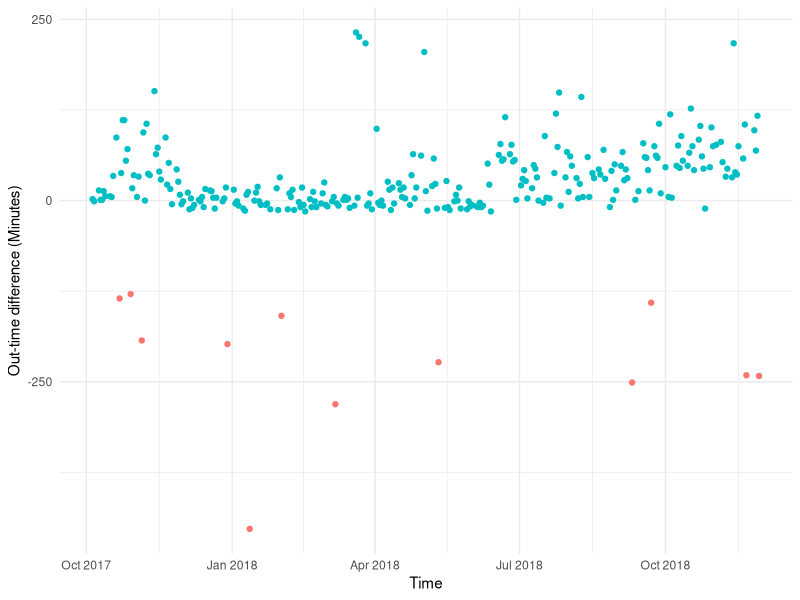
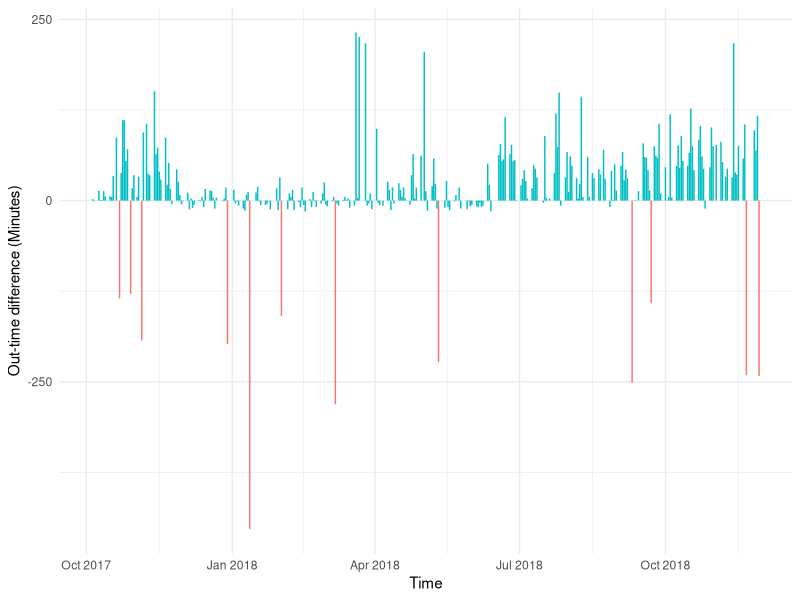
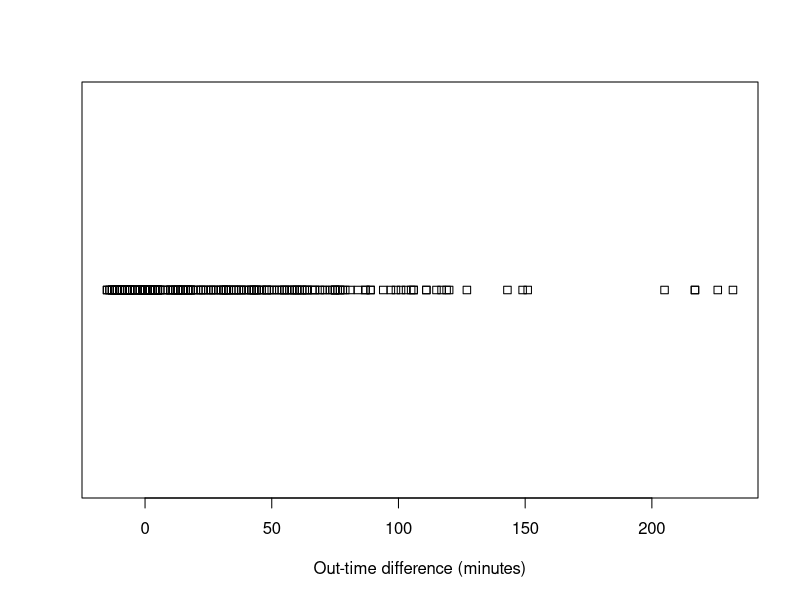
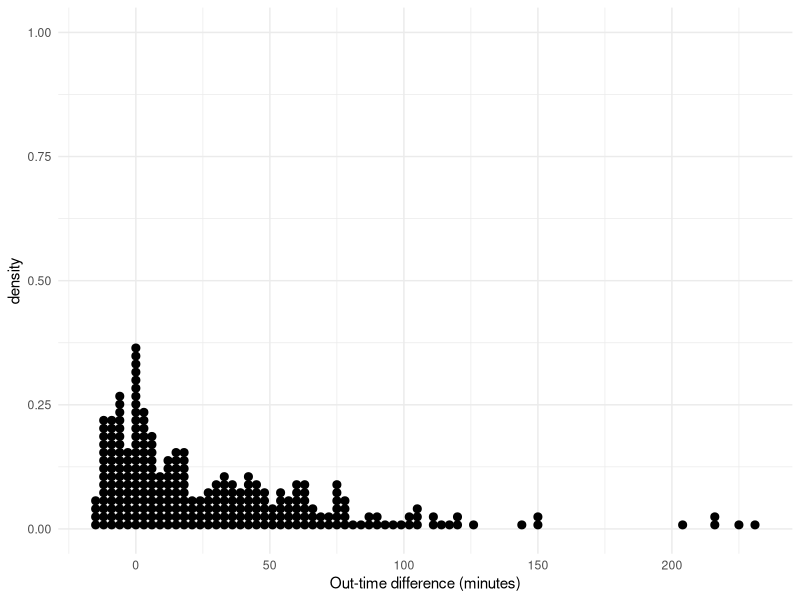
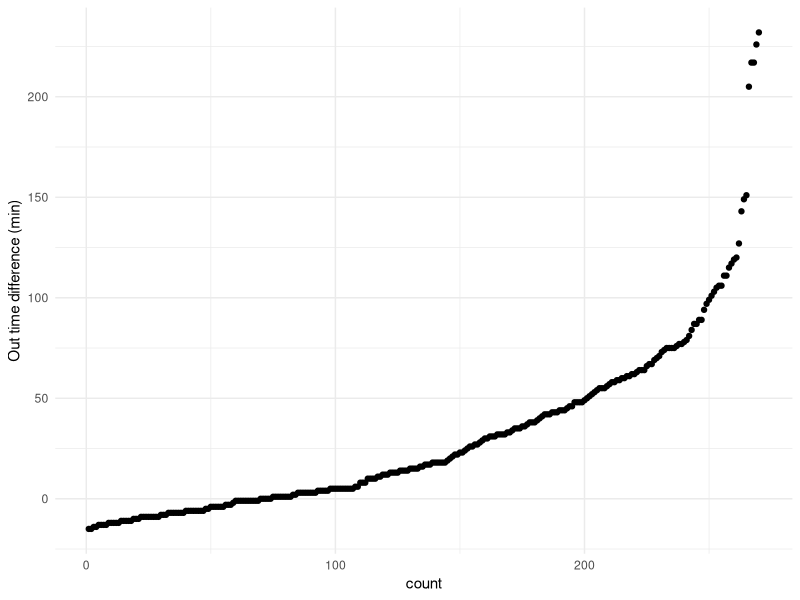
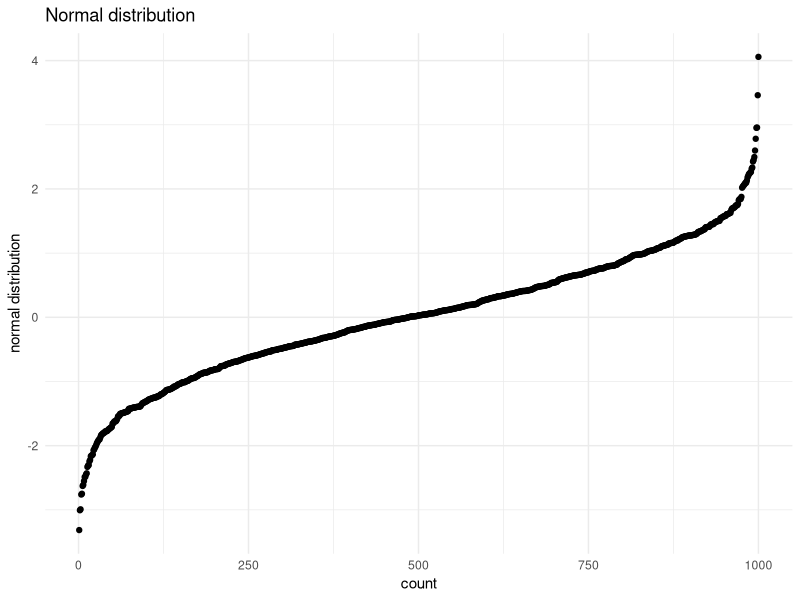
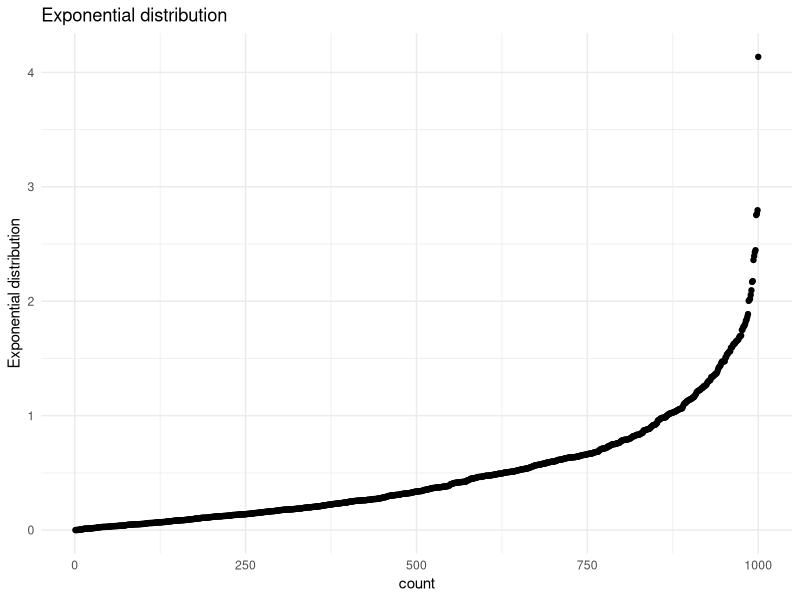
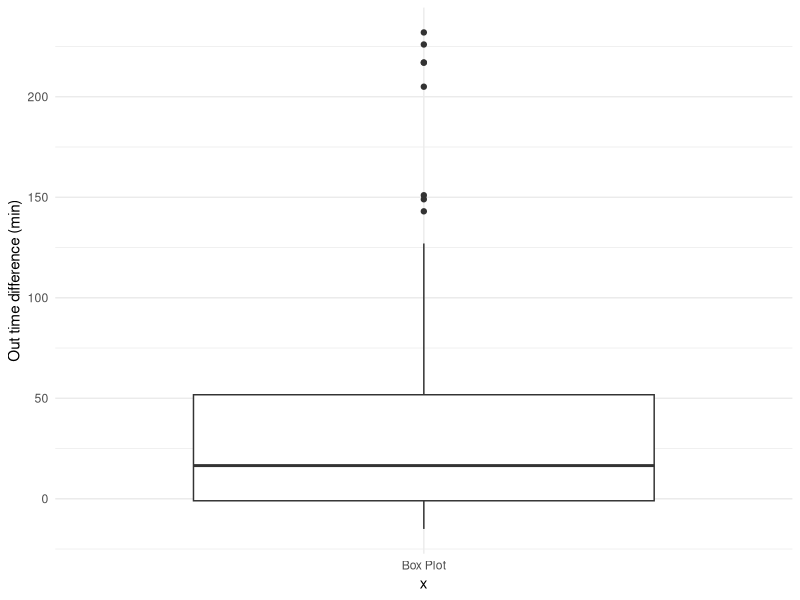

These charts were generated, in order, by the following R code:
## ---- chunk 1
knitr::opts_chunk$set(
	echo = TRUE,
	message = FALSE,
	warning = FALSE
)
library(dplyr)
library(lubridate)
library(ggplot2)
library(MASS)
set.seed(0512)
## ---- chunk 2
setwd('C:\\Users\\Achyuthuni\\Desktop\\attendance\\EDA\\data/')
attendance <- read.csv("Attendance_Detail.csv")
## ---- chunk 3
attendance <- attendance %>% 
  filter(Was.at.Work) %>% 
  mutate(in.time.dmy.hm = dmy_hm(paste(Attendance.Date, In.Time)),
         out.time.dmy.hm = dmy_hm(paste(Attendance.Date, Last.Out.Time)),
         post.midnight = (out.time.dmy.hm - in.time.dmy.hm < 0))
attendance$Attendance.Date <- dmy(attendance$Attendance.Date)

attendance$out.time.dmy.hm[attendance$post.midnight] <- attendance$out.time.dmy.hm[attendance$post.midnight] + days(1)
attendance <- attendance %>% mutate(hours.worked = out.time.dmy.hm - in.time.dmy.hm)

attendance$policy.in.time <- 'char'
msu.intime <- attendance$Attendance.Date > dmy('4/8/2017') & attendance$Attendance.Date <= dmy('17/12/2017')
walmart.intime <- attendance$Attendance.Date > dmy('17/12/2017') & attendance$Attendance.Date <= dmy('30/4/2018')
walmart.buffer.intime <- attendance$Attendance.Date > dmy('30/4/2018') & attendance$Attendance.Date <= dmy('8/6/2018')
walmart.daylight.savings.intime <- attendance$Attendance.Date >= dmy('11/6/2018')
attendance$policy.in.time[msu.intime] <- '1:00 PM'
attendance$policy.in.time[walmart.buffer.intime] <- '1:30 PM'
attendance$policy.in.time[walmart.intime] <- '1:15 PM'
attendance$policy.in.time[walmart.daylight.savings.intime] <- '12:00 PM'

attendance <- attendance %>% 
  mutate(policy.in.time.dmy.hm = ymd_hm(paste(Attendance.Date, policy.in.time))) %>% 
  mutate(policy.out.time.dmy.hm = policy.in.time.dmy.hm + hours(9)) %>% 
  mutate(diff.in.time = difftime(policy.in.time.dmy.hm, in.time.dmy.hm, units = 'mins'),
         diff.out.time = difftime(out.time.dmy.hm, policy.out.time.dmy.hm, units = 'mins'))
sample_n(attendance %>% dplyr::select(Attendance.Date, diff.in.time, diff.out.time), 5)
## ---- chunk 4
mean(as.numeric(attendance$diff.out.time)) # Mean in minutes
sd(as.numeric(attendance$diff.out.time)) # Standard Deviation in minutes
nrow(attendance) # Length of the data set
## ---- chunk 5
ggplot(attendance, aes(x=Attendance.Date, y= as.numeric(diff.out.time), color = (diff.out.time >= -15))) + 
  geom_point(show.legend = FALSE) +
  labs(x = 'Time', y='Out-time difference (Minutes)') + 
  theme_minimal()
## ---- chunk 6
ggplot(attendance, aes(x=Attendance.Date, y = 0, color = (diff.out.time >= -15),
                       xend = Attendance.Date, yend = as.numeric(diff.out.time))) + 
  geom_segment(show.legend = FALSE) +
  labs(x = 'Time', y='Out-time difference (Minutes)') + 
  theme_minimal()
## ---- chunk 7
attendance <- attendance %>% 
  filter(diff.out.time >= -15)
## ---- chunk 8
stripchart(x = as.numeric(attendance$diff.out.time),xlab = 'Out-time difference (minutes)')
## ---- chunk 9
ggplot(attendance, aes(x = as.numeric(diff.out.time), y=..density..))+
  geom_dotplot(binwidth = 3,method = 'histodot') +
  labs(x = 'Out-time difference (minutes)') + 
  theme_minimal()
## ---- chunk 10
df = attendance %>% arrange(as.numeric(diff.out.time))
ggplot(df,
       aes(x=as.numeric(row.names(df)), y = as.numeric(diff.out.time))) + 
  geom_point() +
  labs(x = 'count', y='Out time difference (min)') + 
  theme_minimal()
## ---- chunk 11
df = data.frame(colm = rnorm(1000, 0, 1)) %>% arrange(colm)
ggplot(df,
       aes(x=as.numeric(row.names(df)), y = colm)) + 
  geom_point() +
  labs(x = 'count', y='normal distribution') + 
  ggtitle("Normal distribution") +
  theme_minimal()
rm(df)
## ---- chunk 12
df = data.frame(colm = rexp(1000, rate = 2)) %>% arrange(colm)
ggplot(df,
       aes(x=as.numeric(row.names(df)), y = colm)) + 
  geom_point() +
  labs(x = 'count', y='Exponential distribution') + 
  ggtitle("Exponential distribution") +
  theme_minimal()
rm(df)
## ---- chunk 13
ggplot(attendance, aes(x="Box Plot", y= as.numeric(diff.out.time), group = 123)) + 
  geom_boxplot() +
  labs(y='Out time difference (min)') + 
  theme_minimal()
## ---- chunk 14
legendcols <- c("Normal distribution"="darkred","Density"="darkBlue","Histogram"="lightBlue")
ggplot(attendance,aes(x = as.numeric(diff.out.time))) +
  geom_histogram(aes(y=..density.., fill ="Histogram"), bins = 50) +
    stat_function(fun = dnorm, aes(color="Normal distribution"),  size = 1,
                args = list(mean = mean(as.numeric(attendance$diff.out.time)),
                                         sd = sd(as.numeric(attendance$diff.out.time)) )) +
  geom_density(aes(y=..density.., color="Density"),  size = 1)+
  scale_colour_manual(name="Distribution",values=legendcols) +
  scale_fill_manual(name="Bar",values=legendcols) +
  labs(x = 'Out-time difference (minutes)', y='Density') +
  theme_minimal() + theme(legend.position="bottom")
## ---- chunk 15
ggplot(attendance,aes(sample = as.numeric(diff.out.time))) +
  stat_qq() + stat_qq_line() +
  ggtitle("Normal distribution Q-Q plot") +
  theme_minimal()
## ---- chunk 16
params <- as.list(fitdistr(rexp(nrow(attendance), rate = 2), "exponential")$estimate)
ggplot(attendance,aes(sample = as.numeric(diff.out.time))) +
  stat_qq(distribution = qexp, dparams = params) + 
  stat_qq_line(distribution = qexp, dparams = params) +
  ggtitle("Exponential distribution Q-Q plot") +
  theme_minimal()
## ---- chunk 17
lamda <- 1/mean(sd(as.numeric(attendance$diff.out.time)),mean(as.numeric(attendance$diff.out.time)))
exp.curve <- function(x){
                lamda*exp(-lamda*(x +15))
}
legendcols <- c("Exponential distribution"="darkred","Density"="darkBlue","Histogram"="lightBlue")
ggplot(attendance,aes(x = as.numeric(diff.out.time))) +
  geom_histogram(aes(y=..density.., fill ="Histogram"), bins = 50) +
  stat_function(fun = exp.curve, aes(color="Exponential distribution"),  size = 1) +
  geom_density(aes(y=..density.., color="Density"),  size = 1)+
  scale_colour_manual(name="Distribution",values=legendcols) +
  scale_fill_manual(name="Bar",values=legendcols) +
  labs(x = 'Out-time difference (minutes)', y='Density') +
  theme_minimal() + theme(legend.position="bottom")
